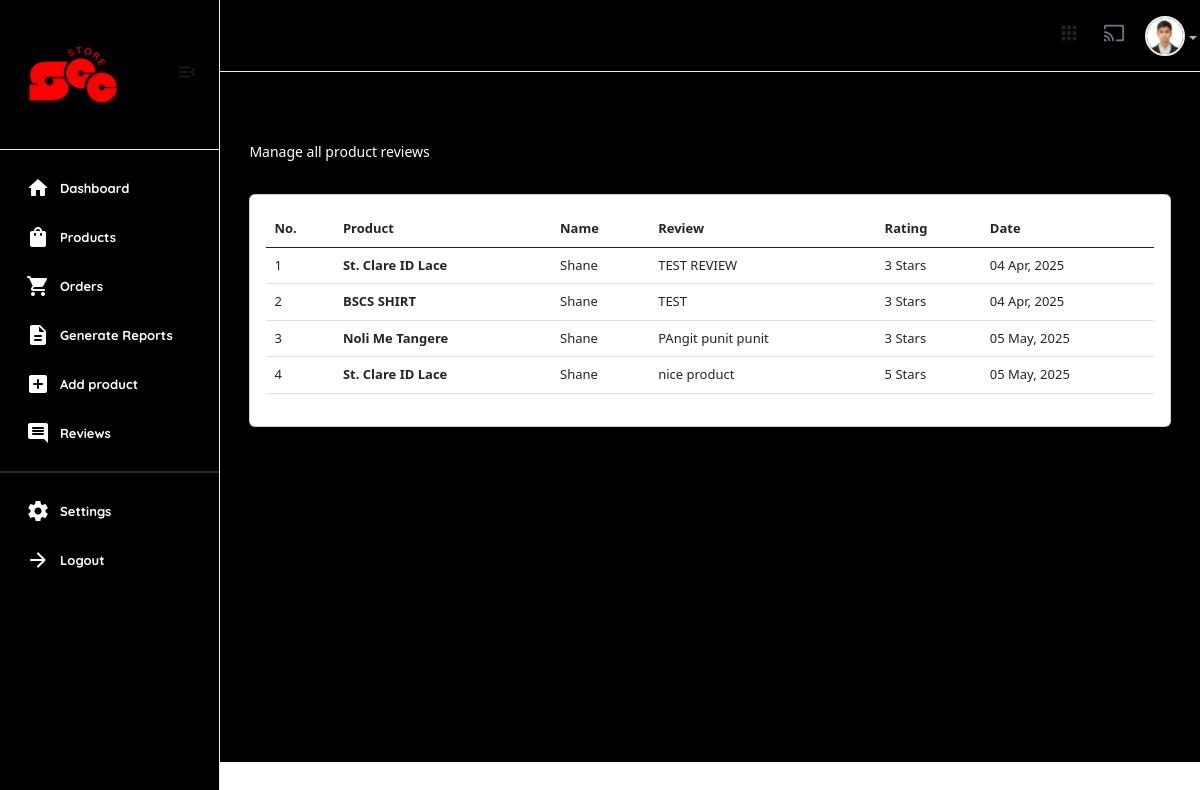
/useradmin/reviews/ (signed in), run on the app's committed database.
### userauths/models.py (models this page shows, shortened)
class User(AbstractUser):
    email = models.EmailField(unique=True)
    username = models.CharField(max_length=100)
    bio = models.CharField(max_length=100)
    password = models.CharField(max_length=255)
    avatar = models.ImageField(upload_to='image/')
    USERNAME_FIELD = "email"
    REQUIRED_FIELDS = ['username']

class Profile(models.Model):
    user = models.OneToOneField(User, on_delete=models.CASCADE)
    image = models.ImageField(upload_to="image")
    full_name = models.CharField(max_length=200, null=True, blank=True)
    bio = models.CharField(max_length=200, null=True, blank=True)
    phone = models.CharField(max_length=200) # +234 (456) - 789
    address = models.CharField(max_length=200, null=True, blank=True)
    country = models.CharField(max_length=200, null=True, blank=True)
    relative_students = models.ManyToManyField(User, blank=True, related_name='parents', symmetrical=False)
    verified = models.BooleanField(default=False)

### core/models.py (models this page shows, shortened)
class ProductReview(models.Model):
    user = models.ForeignKey(User, on_delete=models.SET_NULL, null=True)
    product = models.ForeignKey(Product, on_delete=models.SET_NULL, null=True, related_name="reviews")
    review = models.TextField()
    rating = models.IntegerField(choices=RATING, default=None)
    date =  models.DateField(auto_now_add=True)
    class Meta:
        verbose_name_plural = "Product Reviews"

class Product(models.Model):
    pid = ShortUUIDField(unique=True, length=10, max_length=20, alphabet="abcdefgh12345")
    user = models.ForeignKey(User, on_delete=models.SET_NULL, null=True)
    category = models.ForeignKey(Category, on_delete=models.SET_NULL, null=True, related_name="category")
    vendor = models.ForeignKey(Vendor, on_delete=models.SET_NULL, null=True, related_name="product")
    title = models.CharField(max_length=100, default="Fresh Pear")
    image = models.ImageField(upload_to=user_directory_path, default="product.jpg")
    description = models.TextField(null=True, blank=True, default="This is the product")
    price = models.DecimalField(max_digits=12, decimal_places=2, default="0.00")
    old_price = models.DecimalField(max_digits=12, decimal_places=2, default="2.99", blank=True)
    vat = models.DecimalField(max_digits=12, decimal_places=2, default="0.00")
    cost = models.DecimalField(max_digits=12, decimal_places=2, default="0.00")
    specifications = models.TextField(null=True, blank=True)
    type = models.CharField(max_length=100, default="What is the product type?", null=True, blank=True)
    stock_count = models.IntegerField(default=0, null=True, blank=True)
    life = models.CharField(max_length=100, default="item life spand?", null=True, blank=True)
    mfd = models.DateField(auto_now_add=False, null=True, blank=True)
    tags = models.ManyToManyField(ProductTag, blank=True, related_name="products")
    product_status = models.CharField(choices=STATUS, max_length=100, default="In Review")
    status = models.BooleanField(default=True)
    in_stock = models.BooleanField(default=True)
    featured = models.BooleanField(default=True)
    digital = models.BooleanField(default=False)
    sku = ShortUUIDField(unique=True, length=4, max_length=10, prefix="sku", alphabet="abcdefgh")
    date = models.DateField(auto_now_add=True)
    updated = models.DateField(auto_now=True)
    class Meta:
        verbose_name_plural = "Product"

### useradmin/views.py (the view)
# urls.py: path("reviews/", views.reviews, name="reviews"),
@user_passes_test(is_admin)
def reviews(request):
    reviews = ProductReview.objects.all()
    context = {
        'reviews':reviews,
    }
    return render(request, "useradmin/reviews.html", context)

### core/context_processor.py (called while the page is built)
def default(request):
    categories = Category.objects.all()
    vendors = Vendor.objects.all()
    min_max_price = Product.objects.aggregate(Min("price"), Max("price"))
    try:
        address = Address.objects.get(user=request.user)
    except:
        address = None
    return {
        'categories': categories,
        'address':address,
        'vendors': vendors,
        'min_max_price':min_max_price
    }

### useradmin/views.py (called while the page is built)
def is_admin(user):
    return user.groups.filter(name='Staff').exists()

### templates/useradmin/reviews.html
{% extends 'useradmin/base.html' %}
{% load static %}
{% load humanize %}
{% block content %}
<section class="content-main">
    <div class="content-header">
        <div>
            <h2 class="content-title card-title" style="color:rgb(255, 255, 255);">Reviews</h2>
            <p>Manage all product reviews</p>
        </div>
    </div>
    <div class="card mb-4">
        <div class="card-body">
            <div class="table-responsive">
                <table class="table table-hover">
                    <thead>
                        <tr>
                            <th>No.</th>
                            <th>Product</th>
                            <th>Name</th>
                            <th>Review</th>
                            <th>Rating</th>
                            <th>Date</th>
                        </tr>
                    </thead>
                    <tbody>
                        {% for r in reviews %}
                            <tr>
                                <td>{{forloop.counter}}</td>
                                <td><b>{{r.product.title}}</b></td>
                                <td>{{r.user.username|title}}</td>
                                <td>{{r.review}}</td>
                                <td>{{r.rating}} Stars</td>
                                <td>{{r.date|date:"m M, Y"}}</td>
                            </tr>
                        {% endfor %}
                    </tbody>
                </table>
            </div>
        </div>
    </div>
</section>
{% endblock content %}

### templates/useradmin/base.html (shortened to what this page needs)
{% load static %}
<!DOCTYPE html>
<html lang="en">
    <head>
        <link href="{% static 'assets2/css/main.css' %}" rel="stylesheet" type="text/css" />
        <link rel="stylesheet" href="https://cdnjs.cloudflare.com/ajax/libs/font-awesome/6.0.0/css/all.min.css" />
        <link href="https://cdn.jsdelivr.net/npm/select2@4.0.13/dist/css/select2.min.css" rel="stylesheet" />
        <link href="https://cdn.datatables.net/v/bs5/moment-2.29.4/jszip-3.10.1/dt-2.2.2/af-2.7.0/b-3.2.2/b-html5-3.2.2/b-print-3.2.2/cr-2.0.4/date-1.5.5/fc-5.0.4/fh-4.0.1/kt-2.12.1/r-3.0.4/rg-1.5.1/rr-1.5.0/sc-2.4.3/sb-1.8.2/sp-2.3.3/sl-3.0.0/datatables.min.css" rel="stylesheet">
        <link href="https://cdn.jsdelivr.net/npm/bootstrap@5.0.2/dist/css/bootstrap.min.css" rel="stylesheet">
        <link rel="stylesheet" href="{% static 'css/dataTables.bootstrap4.min.css' %}">
        <link rel="stylesheet" href="https://cdn.datatables.net/buttons/2.4.2/css/buttons.bootstrap4.min.css">
        <link href="https://cdn.jsdelivr.net/npm/bootstrap@5.3.0/dist/css/bootstrap.min.css" rel="stylesheet">
        <link href="https://cdn.jsdelivr.net/npm/bootstrap-icons@1.10.5/font/bootstrap-icons.css" rel="stylesheet">
    </head>
    <body>
        <aside class="navbar-aside" id="offcanvas_aside">
            <div class="aside-top">
                <a href="{% url 'useradmin:dashboard' %}" class="brand-wrap">
                    <img src="{% static 'assets/imgs/theme/owshit.png' %}" class="logo" alt="E-commerce Dashboard" />
                </a>
                <div>
                    <button class="btn btn-icon btn-aside-minimize"><i class="text-muted material-icons md-menu_open"> </i></button>
                </div>
            </div>
            <nav>
                <ul class="menu-aside">
                    <li class="menu-item active">
                        <a class="menu-link" href="{% url 'useradmin:dashboard' %}">
                            <i class="icon material-icons md-home"></i>
                            <span class="text">Dashboard</span>
                        </a>
                    </li>
                    <li class="menu-item">
                        <a class="menu-link" href="{% url 'useradmin:dashboard-products' %}">
                            <i class="icon material-icons md-shopping_bag"></i>
                            <span class="text">Products</span>
                        </a>
                    </li>
                    <li class="menu-item">
                        <a class="menu-link" href="{% url 'useradmin:orders' %}">
                            <i class="icon material-icons md-shopping_cart"></i>
                            <span class="text">Orders</span>
                        </a>
                    </li>
                    <li class="menu-item ">
                        <a class="menu-link" href="{% url 'useradmin:generate-reports' %}">
                            <i class="icon material-icons md-description"></i>
                            <span class="text">Generate Reports</span>
                        </a>
                    </li>
                    <li class="menu-item ">
                        <a class="menu-link" href="{% url 'useradmin:dashboard-add-products' %}">
                            <i class="icon material-icons md-add_box"></i>
                            <span class="text">Add product</span>
                        </a>
                    </li>
                    <li class="menu-item">
                        <a class="menu-link" href="{% url 'useradmin:reviews'%}">
                            <i class="icon material-icons md-comment"></i>
                            <span class="text">Reviews</span>
                        </a>
                    </li>
                </ul>
                <hr />
                <ul class="menu-aside">
                    <li class="menu-item">
                        <a class="menu-link" href="{% url 'useradmin:settings' %}">
                            <i class="icon material-icons md-settings"></i>
                            <span class="text">Settings</span>
                        </a>
                    </li>
                    <li class="menu-item">
                        <a class="menu-link" href="{% url 'userauths:sign-out' %}">
                            <i class="icon material-icons md-arrow_forward"></i>
                            <span class="text">Logout</span>
                        </a>
                    </li>
                </ul>
                <br />
                <br />
            </nav>
        </aside>
        <main class="main-wrap">
             <header class="main-header navbar">
                <div class="col-nav">
                    <button class="btn btn-icon btn-mobile me-auto" data-trigger="#offcanvas_aside"><i class="material-icons md-apps"></i></button>
                    <ul class="nav">
                        <li class="nav-item">
                            <a href="#" class="requestfullscreen nav-link btn-icon"><i class="material-icons md-cast"></i></a>
                        </li>
                        <li class="dropdown nav-item">
                            <a class="dropdown-toggle" data-bs-toggle="dropdown" href="#" id="dropdownAccount" aria-expanded="false">
                                {% if request.user.profile.image %}
                                <img class="img-xs rounded-circle" src="{{request.user.profile.image.url}}" alt="User" />
                                {% else %}
                                <img class="img-xs rounded-circle" src="https://www.shutterstock.com/image-vector/vector-flat-illustration-grayscale-avatar-600nw-2281862025.jpg" alt="User" />
                                {% endif %}
                            </a>
                        </li>
                    </ul>
                </div>
            </header>
            {% block content %}
            {% endblock content %}
        </main>
    </body>
</html>

### data on the page
User: user.profile.image (picture)
ProductReview: product "St. Clare ID Lace", user.username "Shane", review "TEST REVIEW", rating "3", date "04 Apr, 2025"
ProductReview: product "BSCS SHIRT", user.username "Shane", review "TEST", rating "3", date "04 Apr, 2025"
ProductReview: product "Noli Me Tangere", user.username "Shane", review "PAngit punit punit", rating "3", date "05 May, 2025"
ProductReview: product "St. Clare ID Lace", user.username "Shane", review "nice product", rating "5", date "05 May, 2025"
